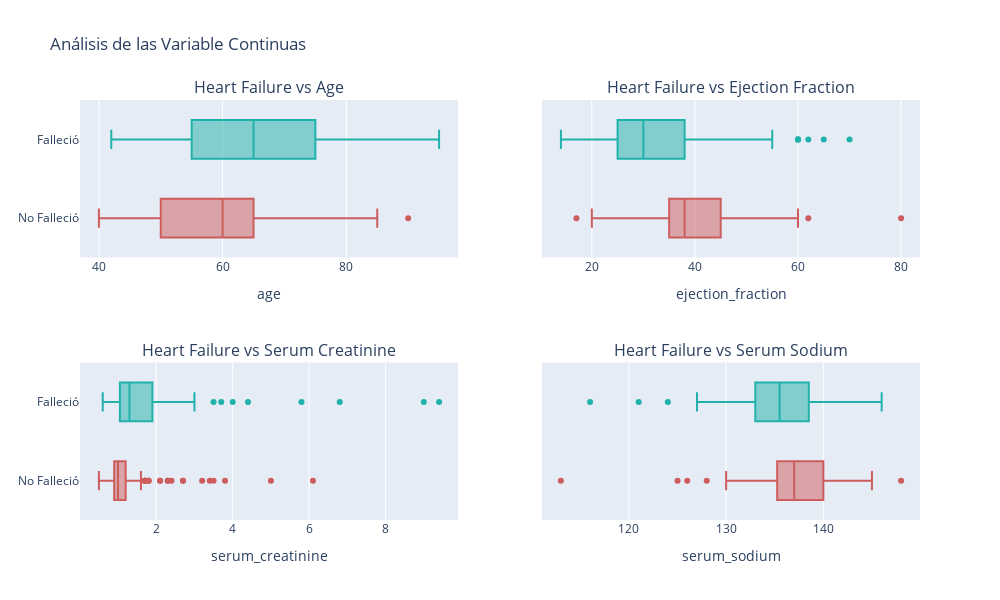

Notebook code cell kept with this figure:
### Markdown cell above
<h2>
<font color='black'>Análisis de las Variables Continuas</font>
</h2>

### Code cell
columns = ['age','ejection_fraction','serum_creatinine','serum_sodium']
fig = make_subplots(rows=2, cols=2, shared_yaxes=True,
    subplot_titles=("Heart Failure vs Age", "Heart Failure vs Ejection Fraction",
                    "Heart Failure vs Serum Creatinine", "Heart Failure vs Serum Sodium", "Death vs Time"
                   ))
for i in range(int(len(columns)/2)):

    fig.add_trace(go.Box(x=df[df['EVENT']==0][columns[2*i]], name='No Falleció',
                    marker_color = 'indianred'),row=i+1, col=1)

    fig.add_trace(go.Box(x=df[df['EVENT']==1][columns[2*i]], name = 'Falleció',
                    marker_color = 'lightseagreen'),row=i+1, col=1)
    
    fig.update_xaxes(title_text=columns[2*i], row=i+1, col=1)
    
    if not i==2 : 
        fig.add_trace(go.Box(x=df[df['EVENT']==0][columns[2*i +1]], name='No Falleció',
                        marker_color = 'indianred'),row=i+1, col=2)

        fig.add_trace(go.Box(x=df[df['EVENT']==1][columns[2*i +1]], name = 'Falleció',
                        marker_color = 'lightseagreen'),row=i+1, col=2)

        fig.update_xaxes(title_text=columns[2*i +1], row=i+1, col=2)

    fig.update_layout(height=600, width=1000,
                      title_text="Análisis de las Variable Continuas",showlegend=False)
fig.show()

### Figure 1 — Plotly figure (JSON) as saved in the notebook; plotly's stock layout.template omitted (floating-point values rounded to 4 significant figures; data arrays with more than 128 entries replaced by an {"elided": "..."} marker saying what was removed)
{"data": [{"marker": {"color": "indianred"}, "name": "No Falleció", "type": "box", "x": {"elided": "203 float values"}, "xaxis": "x", "yaxis": "y"}, {"marker": {"color": "lightseagreen"}, "name": "Falleció", "type": "box", "x": [75, 55, 65, 50, 65, 90, 75, 60, 65, 80, 75, 62, 45, 50, 82, 87, 45, 70, 48, 65, 68, 75, 80, 95, 70, 58, 82, 94, 85, 50, 65, 69, 90, 82, 60, 70, 50, 70, 60, 50, 51, 60, 80, 57, 68, 53, 60, 70, 60, 95, 49, 72, 45, 50, 45, 60, 42, 72, 70, 65, 85, 69, 60, 60, 59, 60, 72, 85, 70, 86, 60, 46, 80, 72, 75, 72, 50, 45, 80, 59, 59, 65, 75, 58, 60.67, 50, 60, 45, 77, 48, 54, 73, 60, 55, 65, 55], "xaxis": "x", "yaxis": "y"}, {"marker": {"color": "indianred"}, "name": "No Falleció", "type": "box", "x": {"elided": "203 int values"}, "xaxis": "x2", "yaxis": "y2"}, {"marker": {"color": "lightseagreen"}, "name": "Falleció", "type": "box", "x": [20, 38, 20, 20, 20, 40, 15, 60, 65, 35, 38, 25, 30, 38, 50, 38, 14, 25, 55, 30, 35, 30, 38, 40, 45, 38, 30, 38, 45, 35, 50, 35, 50, 50, 38, 20, 30, 45, 60, 38, 25, 38, 20, 30, 25, 20, 62, 50, 38, 30, 20, 20, 25, 40, 35, 20, 15, 25, 25, 25, 35, 20, 20, 25, 25, 25, 30, 60, 60, 38, 40, 17, 38, 25, 30, 45, 35, 30, 38, 20, 25, 25, 38, 25, 30, 50, 25, 20, 45, 30, 70, 20, 30, 25, 25, 20], "xaxis": "x2", "yaxis": "y2"}, {"marker": {"color": "indianred"}, "name": "No Falleció", "type": "box", "x": {"elided": "203 float values"}, "xaxis": "x3", "yaxis": "y3"}, {"marker": {"color": "lightseagreen"}, "name": "Falleció", "type": "box", "x": [1.9, 1.1, 1.3, 1.9, 2.7, 2.1, 1.2, 1.1, 1.5, 9.4, 4, 0.9, 1.1, 1.1, 1.3, 0.9, 0.8, 1, 1.9, 1.6, 0.9, 1.83, 1.9, 1, 1.3, 5.8, 1.2, 1.83, 3, 1, 1, 3.5, 1, 1, 3, 1.83, 1.2, 1.2, 1.1, 1.9, 0.9, 0.6, 4.4, 1, 1, 1.4, 6.8, 1, 2.2, 2, 1.1, 1.3, 1, 2.3, 1, 2.9, 1.3, 1, 1.2, 1.83, 1, 1.2, 0.7, 2.5, 1, 1.7, 1.7, 1.2, 1.3, 1.83, 3.7, 2.1, 1.1, 1.7, 1.83, 2.5, 0.9, 1.1, 1.3, 2.4, 1, 1.2, 2.5, 1.2, 1.5, 0.6, 2.1, 1.6, 1.8, 1.6, 9, 1.83, 1.7, 1.1, 1.4, 1.83], "xaxis": "x3", "yaxis": "y3"}, {"marker": {"color": "indianred"}, "name": "No Falleció", "type": "box", "x": {"elided": "203 int values"}, "xaxis": "x4", "yaxis": "y4"}, {"marker": {"color": "lightseagreen"}, "name": "Falleció", "type": "box", "x": [130, 136, 129, 137, 116, 132, 137, 131, 138, 133, 131, 140, 137, 137, 136, 140, 127, 140, 121, 136, 140, 134, 144, 138, 136, 134, 132, 134, 132, 128, 140, 134, 134, 145, 142, 134, 136, 139, 142, 135, 130, 138, 133, 140, 138, 139, 146, 134, 132, 132, 136, 136, 139, 131, 145, 127, 136, 140, 142, 135, 132, 134, 139, 132, 141, 135, 138, 132, 137, 134, 134, 124, 134, 139, 134, 135, 142, 139, 135, 134, 136, 136, 134, 137, 136, 134, 144, 135, 145, 130, 137, 134, 127, 138, 129, 134], "xaxis": "x4", "yaxis": "y4"}], "layout": {"annotations": [{"font": {"size": 16}, "showarrow": false, "text": "Heart Failure vs Age", "x": 0.225, "xanchor": "center", "xref": "paper", "y": 1, "yanchor": "bottom", "yref": "paper"}, {"font": {"size": 16}, "showarrow": false, "text": "Heart Failure vs Ejection Fraction", "x": 0.775, "xanchor": "center", "xref": "paper", "y": 1, "yanchor": "bottom", "yref": "paper"}, {"font": {"size": 16}, "showarrow": false, "text": "Heart Failure vs Serum Creatinine", "x": 0.225, "xanchor": "center", "xref": "paper", "y": 0.375, "yanchor": "bottom", "yref": "paper"}, {"font": {"size": 16}, "showarrow": false, "text": "Heart Failure vs Serum Sodium", "x": 0.775, "xanchor": "center", "xref": "paper", "y": 0.375, "yanchor": "bottom", "yref": "paper"}], "height": 600, "showlegend": false, "title": {"text": "Análisis de las Variable Continuas"}, "width": 1000, "xaxis": {"anchor": "y", "domain": [0, 0.45], "title": {"text": "age"}}, "xaxis2": {"anchor": "y2", "domain": [0.55, 1], "title": {"text": "ejection_fraction"}}, "xaxis3": {"anchor": "y3", "domain": [0, 0.45], "title": {"text": "serum_creatinine"}}, "xaxis4": {"anchor": "y4", "domain": [0.55, 1], "title": {"text": "serum_sodium"}}, "yaxis": {"anchor": "x", "domain": [0.625, 1]}, "yaxis2": {"anchor": "x2", "domain": [0.625, 1], "matches": "y", "showticklabels": false}, "yaxis3": {"anchor": "x3", "domain": [0, 0.375]}, "yaxis4": {"anchor": "x4", "domain": [0, 0.375], "matches": "y3", "showticklabels": false}}}
